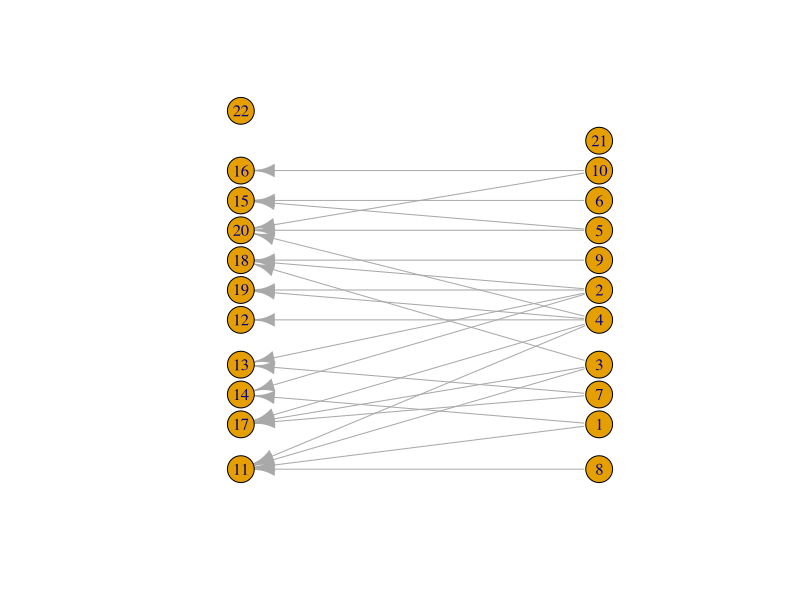
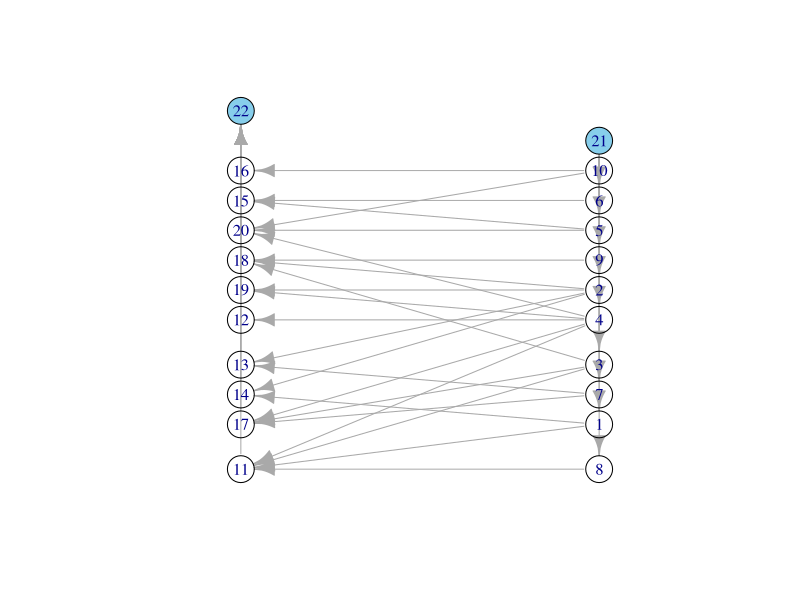
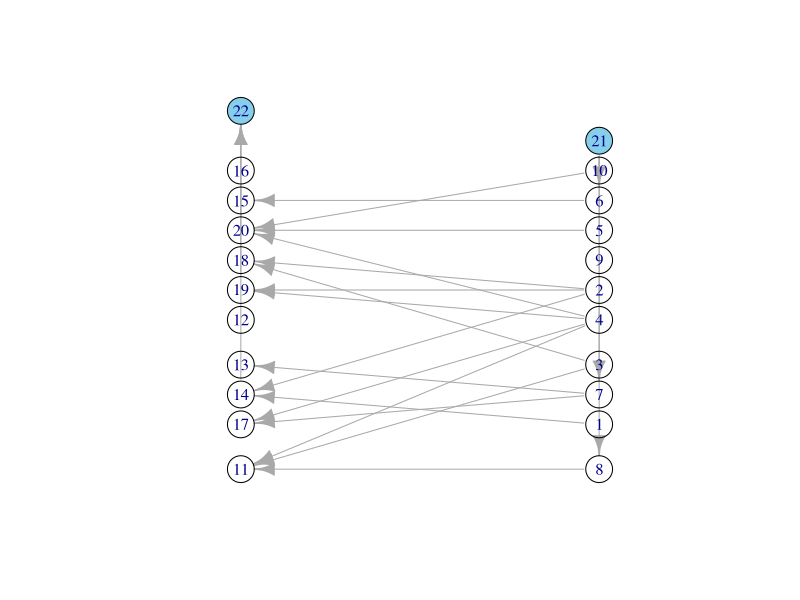
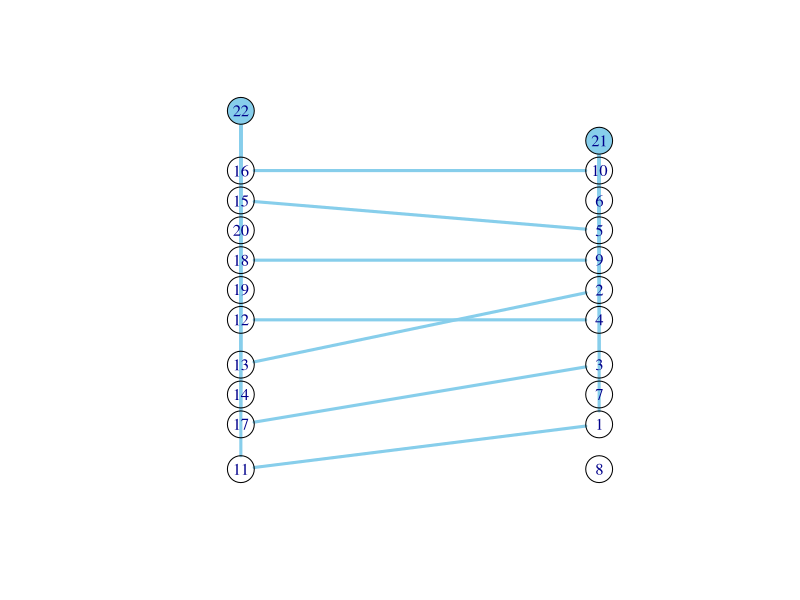

Write R code to recreate these figures, in order.
#
# Sami Hossain
# 04/13/2021
# Ford Fulkerson's algorithm applied to a Bipartite Graph
# To find the maximum cardinality matching 

##############
###  SETUP  ##
##############
library(igraph)
nodes <- 10

graph <- sample_bipartite(nodes, nodes, type= "gnp", .20, directed = TRUE, mode = "out") %>% #random bipartite graph
          add_vertices(1, type= FALSE) %>%  #source
          add_vertices(1, type = TRUE)  #sink

format <- layout.bipartite(graph)
plot(graph, layout = format[,c(2,1)]) 

left <- V(graph)[which(V(graph)$type != TRUE)]
left <- left[-length(left)]
right <- V(graph)[which(V(graph)$type)]
right <- right[-length(right)]
source <- (nodes*2)+1
sink <- (nodes+1)*2

for(i in left){ #attach edges outgoing from source
    graph[source,i] <- TRUE
}

for(i in right){ #attach edges incoming to sink
  graph[i,sink] <- TRUE
}

V(graph)[c(sink,source)]$color <- "skyblue"
plot(graph,layout = format[,c(2,1)])
remove(i)

#################
###  ALGORITHM ##
#################
Maxflow <- 0  #source can output max 35 flow
flowEdges <- NULL

#repeat until no paths left
repeat{
  path <- suppressWarnings(shortest_paths(graph, source, sink, output = "both"))
  if(length(path$epath[[1]]) == 0) {break}
  
  Maxflow <- Maxflow+1   #increment by one
  
  #calculate the flow and adjust edge weights, creating altflows if necessary
  flowEdges <- c(flowEdges, path$vpath[1])
  vertexs <- as_ids(path$vpath[[1]])
  for(i in seq(1,length(vertexs)-1, 1) ){  #iterate over every edge in shortest path
    graph[vertexs[i], vertexs[i+1]] <- FALSE
  }
  
}
plot(graph,layout = format[,c(2,1)])


if(is.null(flowEdges)){
  print("no Flow exists between source and sink")
} else {
  
  graph2 <- sample_bipartite(nodes, nodes, type= "gnp", .00, directed = FALSE) %>% #random bipartite graph
    add_vertices(1, type= FALSE) %>%  #source
    add_vertices(1, type = TRUE)  #sink
  
  
  for(i in 1:length(flowEdges)){   #reassign the flow edges that were removed during calculations
    flow <- as_ids(flowEdges[[i]])
    edgelist <- NULL
    for(j in seq(1,length(flow)-1, 1)){
      edgelist <- c(edgelist, flow[j], flow[j+1])
    }
    graph2 <- add_edges(graph2, edgelist, color="skyblue", width=3) #color code max flow edges
  }
  
  V(graph2)[c(sink,source)]$color <- "skyblue"
  plot(graph2,layout = format[,c(2,1)], edge.arrow.size = .55, edge.arrow.width= .55)  
  print(paste0("Max Cardinality Matching Size: ", Maxflow))
}
